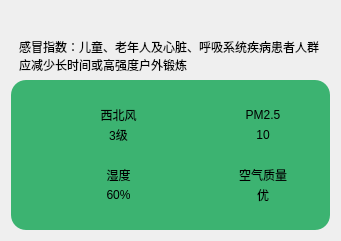
    <widget class="QWidget" name="widget_10" native="true">
     <property name="geometry">
      <rect>
       <x>10</x>
       <y>190</y>
       <width>341</width>
       <height>241</height>
      </rect>
     </property>
     <layout class="QVBoxLayout" name="verticalLayout_9">
      <item>
       <spacer name="verticalSpacer">
        <property name="orientation">
         <enum>Qt::Vertical</enum>
        </property>
        <property name="sizeHint" stdset="0">
         <size>
          <width>20</width>
          <height>10</height>
         </size>
        </property>
       </spacer>
      </item>
      <item>
       <widget class="QLabel" name="lblGanMao">
        <property name="styleSheet">
         <string notr="true">background-color: rgba(60, 60, 60, 0);
padding-left: 5px;
padding-right: 5px;</string>
        </property>
        <property name="text">
         <string>感冒指数：儿童、老年人及心脏、呼吸系统疾病患者人群应减少长时间或高强度户外锻炼</string>
        </property>
        <property name="wordWrap">
         <bool>true</bool>
        </property>
       </widget>
      </item>
      <item>
       <widget class="QWidget" name="widget_2" native="true">
        <property name="styleSheet">
         <string notr="true">background-color: rgb(60,179,113);
border-radius: 15px</string>
        </property>
        <layout class="QGridLayout" name="gridLayout">
         <property name="leftMargin">
          <number>40</number>
         </property>
         <property name="topMargin">
          <number>25</number>
         </property>
         <property name="rightMargin">
          <number>40</number>
         </property>
         <property name="bottomMargin">
          <number>25</number>
         </property>
         <property name="horizontalSpacing">
          <number>50</number>
         </property>
         <property name="verticalSpacing">
          <number>20</number>
         </property>
         <item row="0" column="0">
          <layout class="QHBoxLayout" name="horizontalLayout_12">
           <property name="spacing">
            <number>0</number>
           </property>
           <item>
            <widget class="QLabel" name="lblWindIcon">
             <property name="minimumSize">
              <size>
               <width>40</width>
               <height>40</height>
              </size>
             </property>
             <property name="maximumSize">
              <size>
               <width>40</width>
               <height>40</height>
              </size>
             </property>
             <property name="styleSheet">
              <string notr="true">background-color: rgba(255, 255, 255, 0);</string>
             </property>
             <property name="text">
              <string/>
             </property>
             <property name="pixmap">
              <pixmap resource="main.qrc">:/res/wind.png</pixmap>
             </property>
             <property name="scaledContents">
              <bool>true</bool>
             </property>
             <property name="alignment">
              <set>Qt::AlignCenter</set>
             </property>
            </widget>
           </item>
           <item>
            <layout class="QVBoxLayout" name="verticalLayout_6">
             <item>
              <widget class="QLabel" name="lblWindFx">
               <property name="styleSheet">
                <string notr="true">background-color: rgba(255, 255, 255,0);
font: 10pt &quot;微软雅黑&quot;;</string>
               </property>
               <property name="text">
                <string>西北风</string>
               </property>
               <property name="alignment">
                <set>Qt::AlignCenter</set>
               </property>
              </widget>
             </item>
             <item>
              <widget class="QLabel" name="lblWindFl">
               <property name="styleSheet">
                <string notr="true">background-color: rgba(255, 255, 255,0);
font: 10pt &quot;微软雅黑&quot;;</string>
               </property>
               <property name="text">
                <string>3级</string>
               </property>
               <property name="alignment">
                <set>Qt::AlignCenter</set>
               </property>
              </widget>
             </item>
            </layout>
           </item>
          </layout>
         </item>
         <item row="1" column="1">
          <layout class="QHBoxLayout" name="horizontalLayout_15">
           <property name="spacing">
            <number>0</number>
           </property>
           <item>
            <widget class="QLabel" name="lblQualityIcon">
             <property name="minimumSize">
              <size>
               <width>40</width>
               <height>40</height>
              </size>
             </property>
             <property name="maximumSize">
              <size>
               <width>40</width>
               <height>40</height>
              </size>
             </property>
             <property name="autoFillBackground">
              <bool>false</bool>
             </property>
             <property name="styleSheet">
              <string notr="true">background-color: rgba(255, 255, 255, 0);</string>
             </property>
             <property name="text">
              <string/>
             </property>
             <property name="pixmap">
              <pixmap resource="main.qrc">:/res/aqi.png</pixmap>
             </property>
             <property name="scaledContents">
              <bool>true</bool>
             </property>
             <property name="alignment">
              <set>Qt::AlignCenter</set>
             </property>
             <property name="wordWrap">
              <bool>false</bool>
             </property>
             <property name="indent">
              <number>-1</number>
             </property>
            </widget>
           </item>
           <item>
            <layout class="QVBoxLayout" name="verticalLayout_8">
             <item>
              <widget class="QLabel" name="lblQualityTitle">
               <property name="autoFillBackground">
                <bool>false</bool>
               </property>
               <property name="styleSheet">
                <string notr="true">background-color: rgba(255, 255, 255,0);
font: 10pt &quot;微软雅黑&quot;;</string>
               </property>
               <property name="text">
                <string>空气质量</string>
               </property>
               <property name="alignment">
                <set>Qt::AlignCenter</set>
               </property>
              </widget>
             </item>
             <item>
              <widget class="QLabel" name="lblQuality">
               <property name="autoFillBackground">
                <bool>false</bool>
               </property>
               <property name="styleSheet">
                <string notr="true">background-color: rgba(255, 255, 255,0);
font: 10pt &quot;微软雅黑&quot;;</string>
               </property>
               <property name="text">
                <string>优</string>
               </property>
               <property name="alignment">
                <set>Qt::AlignCenter</set>
               </property>
              </widget>
             </item>
            </layout>
           </item>
          </layout>
         </item>
         <item row="0" column="1">
          <layout class="QHBoxLayout" name="horizontalLayout_14">
           <property name="spacing">
            <number>0</number>
           </property>
           <item>
            <widget class="QLabel" name="lblPm25Icon">
             <property name="minimumSize">
              <size>
               <width>40</width>
               <height>40</height>
              </size>
             </property>
             <property name="maximumSize">
              <size>
               <width>40</width>
               <height>40</height>
              </size>
             </property>
             <property name="styleSheet">
              <string notr="true">background-color: rgba(255, 255, 255, 0);</string>
             </property>
             <property name="text">
              <string/>
             </property>
             <property name="pixmap">
              <pixmap resource="main.qrc">:/res/pm25.png</pixmap>
             </property>
             <property name="scaledContents">
              <bool>true</bool>
             </property>
             <property name="alignment">
              <set>Qt::AlignCenter</set>
             </property>
            </widget>
           </item>
           <item>
            <layout class="QVBoxLayout" name="verticalLayout_7">
             <item>
              <widget class="QLabel" name="lblPM25Title">
               <property name="styleSheet">
                <string notr="true">background-color: rgba(255, 255, 255,0);
font: 10pt &quot;微软雅黑&quot;;</string>
               </property>
               <property name="text">
                <string>PM2.5</string>
               </property>
               <property name="alignment">
                <set>Qt::AlignCenter</set>
               </property>
              </widget>
             </item>
             <item>
              <widget class="QLabel" name="lblPM25">
               <property name="styleSheet">
                <string notr="true">background-color: rgba(255, 255, 255,0);
font: 10pt &quot;微软雅黑&quot;;</string>
               </property>
               <property name="text">
                <string>10</string>
               </property>
               <property name="alignment">
                <set>Qt::AlignCenter</set>
               </property>
              </widget>
             </item>
            </layout>
           </item>
          </layout>
         </item>
         <item row="1" column="0">
          <layout class="QHBoxLayout" name="horizontalLayout_13">
           <property name="spacing">
            <number>0</number>
           </property>
           <item>
            <widget class="QLabel" name="lblShiDuIcon">
             <property name="minimumSize">
              <size>
               <width>40</width>
               <height>40</height>
              </size>
             </property>
             <property name="maximumSize">
              <size>
               <width>40</width>
               <height>40</height>
              </size>
             </property>
             <property name="styleSheet">
              <string notr="true">background-color: rgba(255, 255, 255, 0);</string>
             </property>
             <property name="text">
              <string/>
             </property>
             <property name="pixmap">
              <pixmap resource="main.qrc">:/res/humidity.png</pixmap>
             </property>
             <property name="scaledContents">
              <bool>true</bool>
             </property>
             <property name="alignment">
              <set>Qt::AlignCenter</set>
             </property>
            </widget>
           </item>
           <item>
            <layout class="QVBoxLayout" name="verticalLayout_3">
             <item>
              <widget class="QLabel" name="lblShiDuTitle">
               <property name="styleSheet">
                <string notr="true">background-color: rgba(255, 255, 255,0);
font: 10pt &quot;微软雅黑&quot;;</string>
               </property>
               <property name="text">
                <string>湿度</string>
               </property>
               <property name="alignment">
                <set>Qt::AlignCenter</set>
               </property>
              </widget>
             </item>
             <item>
              <widget class="QLabel" name="lblShiDu">
               <property name="styleSheet">
                <string notr="true">background-color: rgba(255, 255, 255,0);
font: 10pt &quot;微软雅黑&quot;;</string>
               </property>
               <property name="text">
                <string>60%</string>
               </property>
               <property name="alignment">
                <set>Qt::AlignCenter</set>
               </property>
              </widget>
             </item>
            </layout>
           </item>
          </layout>
         </item>
        </layout>
       </widget>
      </item>
     </layout>
    </widget>
